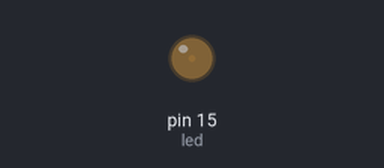
A program run on a simulated MicroPython board. On the bench: output pins drawn as LEDs (lit = HIGH).

Above: at 0.05 s.
At 4.95 s:
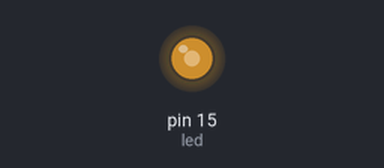
At 7.75 s:
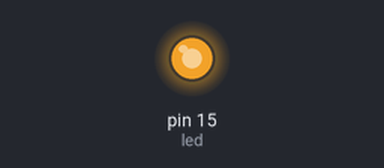
At 15.45 s:
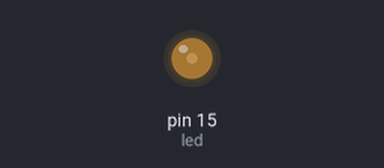
Timing chart, 0 to 22.8 s (numbered marks = the images above):
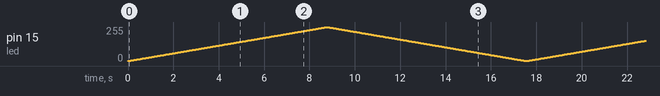

The program:

main.py
```python
from machine import Pin, PWM
import time

led = PWM(Pin(15))
led.freq(10000)

try:
     while True:
         for i in range(0, 65535):
             led.duty_u16(i)
             time.sleep_us(100)
         for i in range(65535, 0, -1):
             led.duty_u16(i)
             time.sleep_us(100)
finally:
    led.duty_ns(0)
```
